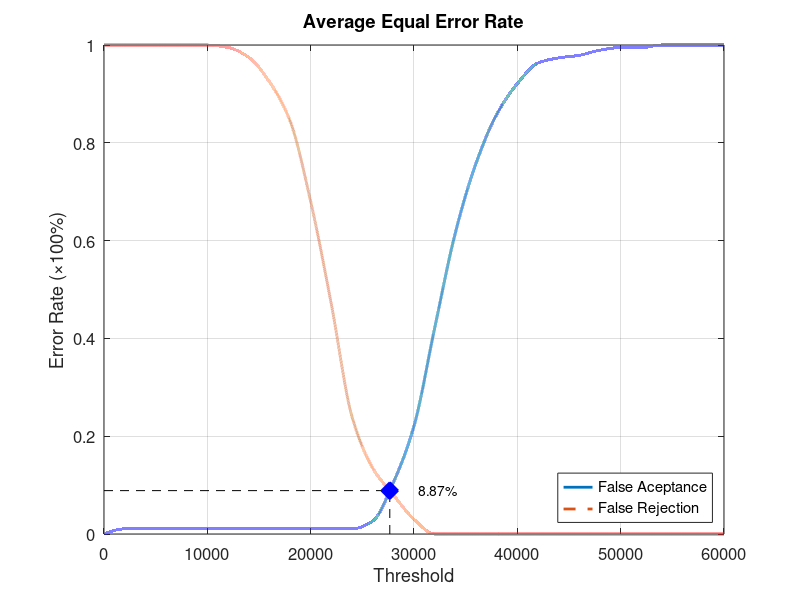
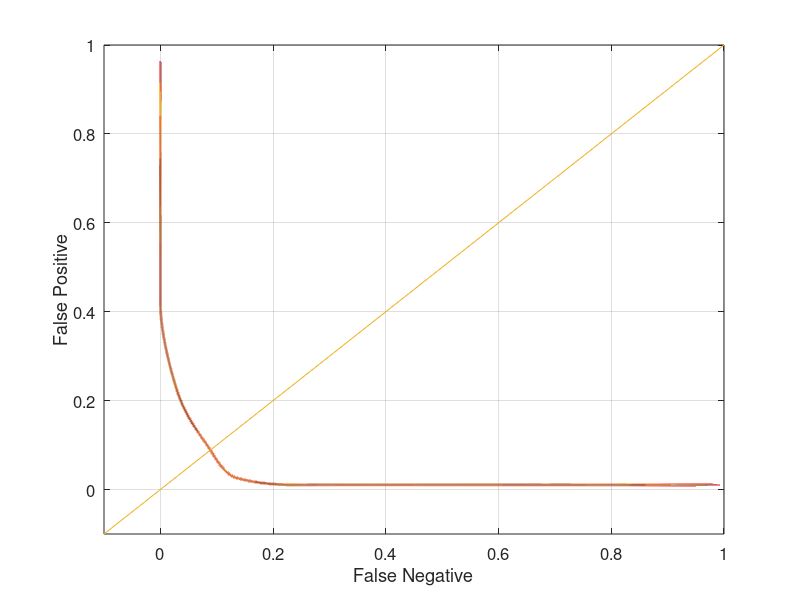

These charts were generated, in order, by the following MATLAB code:
function yEER = Database5_3
close all;
clear;
clc;
x = 0:2000:60000;
xq = 0:0.5:60000;

y0 = [0 0.0105263 0.0105263 0.0105263 0.0105263 0.0105263 0.0105263 0.0105263 0.0105263 0.0105263 0.0105263 0.0105263 0.0105263 0.0263158 0.105263 0.221053 0.421053 0.615789 0.757895 0.857895 0.921053 0.963158 0.973684 0.978947 0.989474 0.994737 0.994737 1 1 1 1];
yy0 = interp1(x, y0, xq, 'pchip');
y1 = [1 1 1 1 1 1 0.995 0.975 0.925 0.845 0.68 0.47 0.24 0.135 0.08 0.03 0 0 0 0 0 0 0 0 0 0 0 0 0 0 0];
yy1 = interp1(x, y1, xq, 'pchip');

% Calculating EER: 
y2 = abs(y0 - y1);
find(y2 == min(y2))
yy2 = abs(yy0 - yy1);
xEER = find(yy2 == min(yy2));
xEERIndex = xq(xEER) % X-axis EER
yEER = yy0(xEER) % Y-axis EER

main = figure
plot(xq, yy0,'-','LineWidth', 2);	hold on
plot(xq, yy1,'--','LineWidth', 2);	hold on
plot([xEERIndex xEERIndex], [0 yEER], 'k--');	hold on
plot([0 xEERIndex], [yEER yEER], 'k--');	hold on
plot(xEERIndex, yEER, 'bx', 'LineWidth', 10);	hold on
text(xEERIndex + 10 * xEERIndex / 100, yEER, [num2str(round((10000 * yEER)) / 100) '%'])
legend('False Aceptance', 'False Rejection', 'Location', 'SouthEast')
xlabel('Threshold')
ylabel('Error Rate (\times100%)')
title('Average Equal Error Rate')
set(gca, 'FontSize', 12)
axis([0 60000 0 1])
grid on

print(main, 'Database5_3Main', '-dpng');
FNRxFPR = figure('Color', [1 1 1]);
plot(yy1, yy0, '-', yy1, yy0, 'LineWidth', 2);
hold on
y = -0.1:0.1:1
plot(y, y); 
set(gca, 'FontSize', 12)
xlabel('False Negative')
ylabel('False Positive')
axis([-0.1 1 -0.1 1])
set(gca, 'FontSize', 12)
grid on

print(FNRxFPR, 'Database5_3FNRxFPR','-dpng');
end
